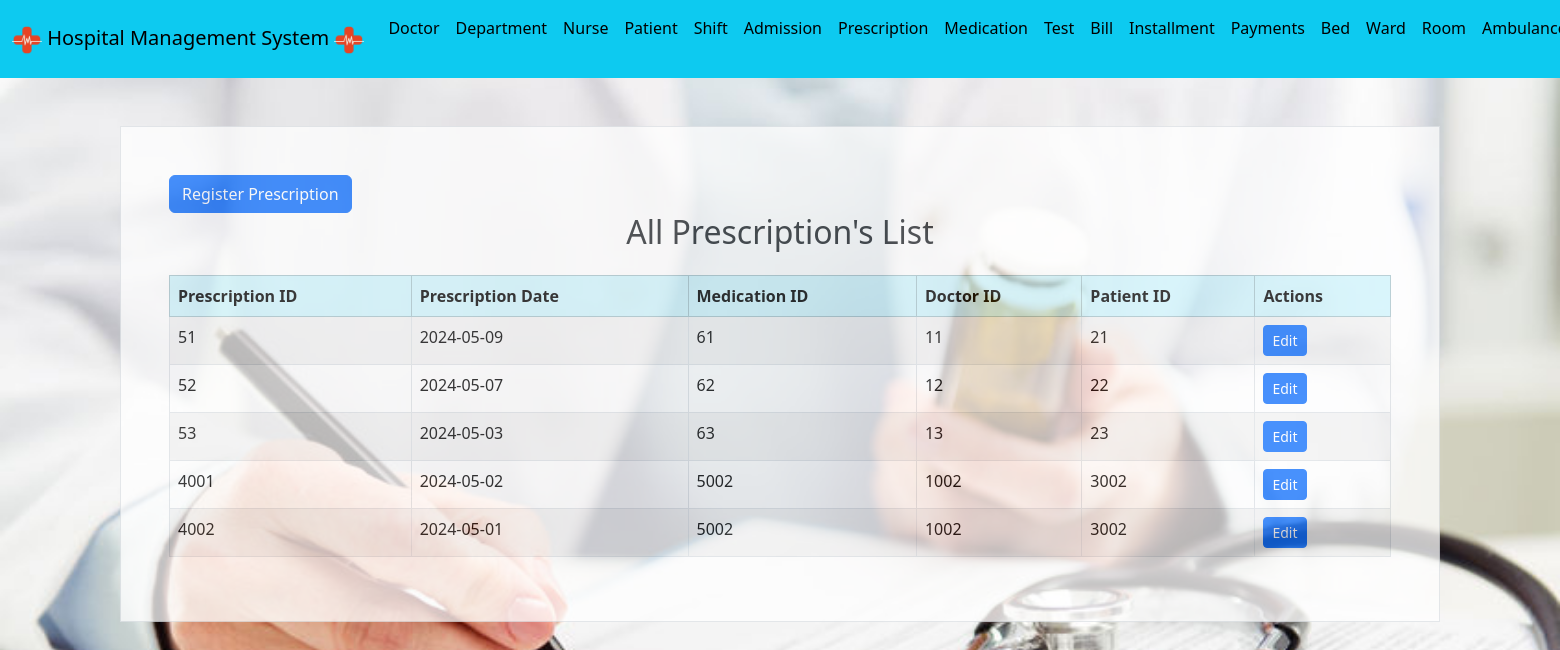
/Website/prescription.php (signed in), run on the app's committed database.
### tables this page shows
CREATE TABLE `prescription` (
  `Prescription_ID` int(10) NOT NULL,
  `Prescription_Date` date NOT NULL,
  `Doctor_ID` int(10) NOT NULL,
  `Patient_ID` int(10) NOT NULL,
  `Medication_ID` int(10) NOT NULL
);

### Website/prescription.php (the view, shortened to what this page needs)
<!DOCTYPE html>
<html>
<?php
include("connect.php");
include("header.php");
?>
<head>
    <link rel="stylesheet" href="https://cdn.jsdelivr.net/npm/bootstrap@5.3.2/dist/css/bootstrap.min.css">
</head>
<body style="background-image: url(img/prescription.jpg);background-size: cover;background-repeat: no-repeat;">
    <div class="container p-5 my-5 bg-white border opacity-75">
        <?php if ($_SESSION["user_type"] == "Admin"): ?>
            <a href="input_prescription.php" class="btn btn-primary">Register Prescription</a>
        <?php endif; ?>
        <h2 class="text-center mb-4">All Prescription's List</h2>
        <div class="table-responsive">
            <table class="table table-striped table-bordered">
                <thead class="table-info">
                    <tr>
                        <th>Prescription ID</th>
                        <th>Prescription Date</th>
                        <th>Medication ID</th>
                        <th>Doctor ID</th>
                        <th>Patient ID</th>
                        <th>Actions</th>
                    </tr>
                </thead>
                <tbody>
                    <?php
                    $sql = "SELECT * FROM prescription ORDER BY Prescription_ID";
                    $result = mysqli_query($conn, $sql);
                    if (mysqli_num_rows($result) > 0) {
                        while($row = mysqli_fetch_assoc($result)) {
                            echo "<tr>
                            <td>".$row["Prescription_ID"]."</td>
                            <td>".$row["Prescription_Date"]."</td>
                            <td>".$row["Medication_ID"]."</td>
                            <td>".$row["Doctor_ID"]."</td>
                            <td>".$row["Patient_ID"]."</td>
                            <td>";
                            if (isset($_SESSION["user_type"]) && $_SESSION["user_type"] == "Admin") {
                                echo "<a href='edit_prescription.php?id=".$row["Prescription_ID"]."' class='btn btn-primary btn-sm'>Edit</a>";
                            }
                            echo "</td>
                            </tr>";
                        }
                    } else {
                        echo "<tr><td colspan='8' class='text-center'>No records found</td></tr>";
                    }
                    ?>
                </tbody>
            </table>
        </div>
    </div>
</body>
</html>

### data on the page
prescription: Prescription_ID "51", Prescription_Date "2024-05-09", Medication_ID "61", Doctor_ID "11", Patient_ID "21"
prescription: Prescription_ID "52", Prescription_Date "2024-05-07", Medication_ID "62", Doctor_ID "12", Patient_ID "22"
prescription: Prescription_ID "53", Prescription_Date "2024-05-03", Medication_ID "63", Doctor_ID "13", Patient_ID "23"
prescription: Prescription_ID "4001", Prescription_Date "2024-05-02", Medication_ID "5002", Doctor_ID "1002", Patient_ID "3002"
prescription: Prescription_ID "4002", Prescription_Date "2024-05-01", Medication_ID "5002", Doctor_ID "1002", Patient_ID "3002"
